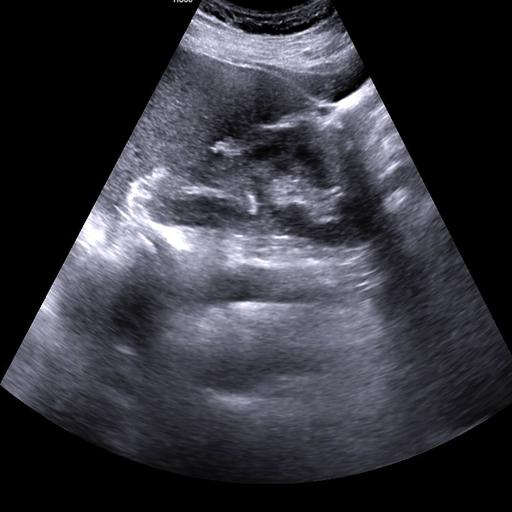
#> input picture data/Normal/Normal_1667.JPG, 512 x 512 px; its folder holds 4 pictures in this run; the run also reads 1 picture not shown here
$ python preprocess_dicom.py
#> lines starting #> are read from the running program, lines starting #| are printed output that depends on the picture
# preprocess_images.py
import os
import glob
import random
from PIL import Image
import matplotlib.pyplot as plt
import pandas as pd

# ======= CONFIGURATION =======
NORMAL_DIR = r"data\Normal"
STONE_DIR  = r"data\Stone"
OUTPUT_DIR = r"results"

SAMPLE_SIZE = 5  # nombre d'images à afficher par classe
# =============================

def collect_image_paths(root_dir, exts=("*.jpg", "*.jpeg")):
    paths = []
    for ext in exts:
        paths.extend(glob.glob(os.path.join(root_dir, ext)))
    return paths

def plot_samples(normal_paths, stone_paths):
    sample_n = min(SAMPLE_SIZE, len(normal_paths))
    sample_s = min(SAMPLE_SIZE, len(stone_paths))
    normal_sample = random.sample(normal_paths, sample_n)
    stone_sample  = random.sample(stone_paths,  sample_s)

    fig, axes = plt.subplots(2, max(sample_n, sample_s), figsize=(4*max(sample_n, sample_s), 8))
    for i, p in enumerate(normal_sample):
        img = Image.open(p).convert('L')
#> pass 3 of the loop in plot_samples, `for i, p in enumerate(normal_sample):`:
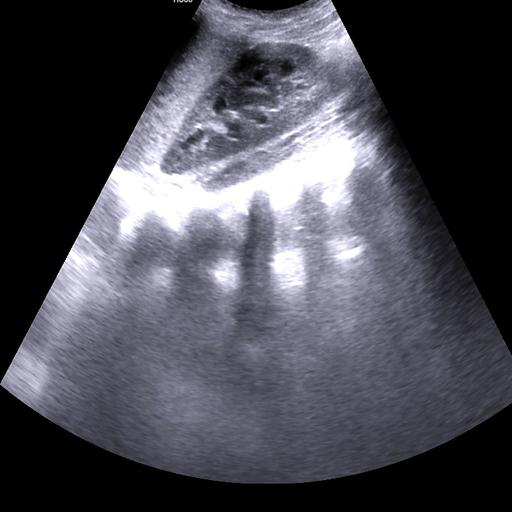
#> input picture data/Normal/Normal_1023.JPG, 512 x 512 px
#> the loop made 4 passes; the first 3 are shown
        axes[0, i].imshow(img, cmap='gray')
        axes[0, i].set_title(f"Normal\n{os.path.basename(p)}")
        axes[0, i].axis('off')
    for i, p in enumerate(stone_sample):
        img = Image.open(p).convert('L')
        axes[1, i].imshow(img, cmap='gray')
        axes[1, i].set_title(f"Stone\n{os.path.basename(p)}")
        axes[1, i].axis('off')
    plt.suptitle("Échantillon Kidney CT Slices")
    plt.tight_layout()
    plt.show()
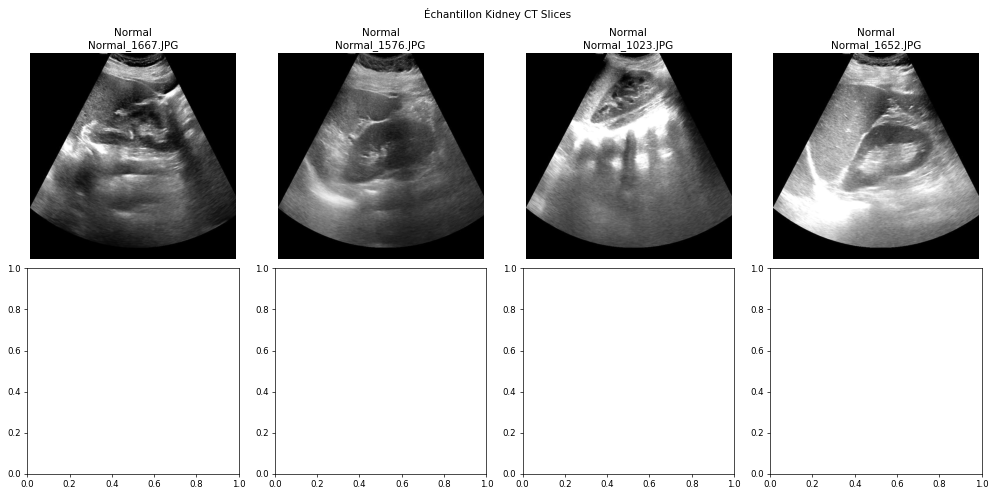
#> figure drawn by matplotlib, 4 panels

def extract_metadata(paths, label):
#> called with label = 'normal'
    rows = []
    for p in paths:
        img = Image.open(p)
#> img is the input picture: PIL image 512x512 RGB; mean R, G, B 73.2, 72.6, 81.6
        w, h = img.size
#> w = 512; h = 512
#> pass 3 of the loop in extract_metadata, `for p in paths:`:
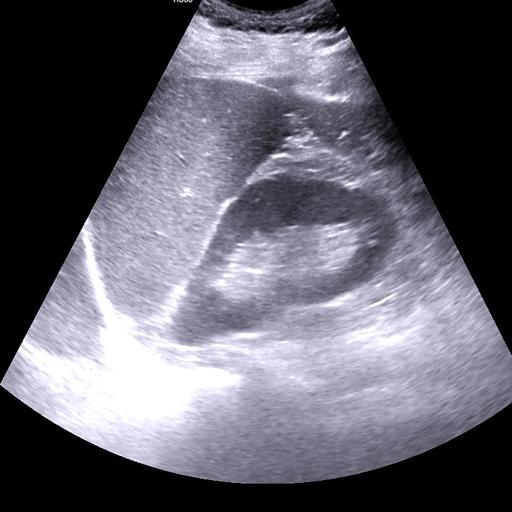
#> input picture data/Normal/Normal_1652.JPG, 512 x 512 px
#> in extract_metadata, img is the input picture: PIL image 512x512 RGB; mean R, G, B 97.4, 96.6, 107
#> the loop made 4 passes; the first 3 are shown
        rows.append({
            "class": label,
            "filename": os.path.basename(p),
            "width": w,
            "height": h
        })
    return rows

def main():
    os.makedirs(OUTPUT_DIR, exist_ok=True)

    normal_paths = collect_image_paths(NORMAL_DIR)
    stone_paths  = collect_image_paths(STONE_DIR)

    if not normal_paths and not stone_paths:
        print("❌ Aucun fichier .jpg/.jpeg trouvé. Vérifiez vos chemins.")
        return

    # 1) Visualisation
    plot_samples(normal_paths, stone_paths)

    # 2) Métadonnées
    meta_norm = extract_metadata(normal_paths, "normal")
    meta_stone= extract_metadata(stone_paths,  "stone")
    df = pd.DataFrame(meta_norm + meta_stone)

    # 3) Résumé
    summary = df.groupby("class").agg(
        count   = ("filename", "count"),
        avg_w   = ("width",    "mean"),
        avg_h   = ("height",   "mean")
    ).reset_index()

    # 4) Affichage console
    print("\n===== Résumé des dimensions =====")
    print(summary.to_string(index=False))
    print("\n===== Aperçu des 10 premières lignes =====")
    print(df.head(10).to_string(index=False))

    # 5) Sauvegarde CSV
    summary.to_csv(os.path.join(OUTPUT_DIR, "summary_metadata.csv"), index=False)
    df.to_csv(   os.path.join(OUTPUT_DIR, "all_metadata.csv"),     index=False)
    print(f"\n✅ CSV sauvegardés dans {OUTPUT_DIR}")

if __name__ == "__main__":
    main()
